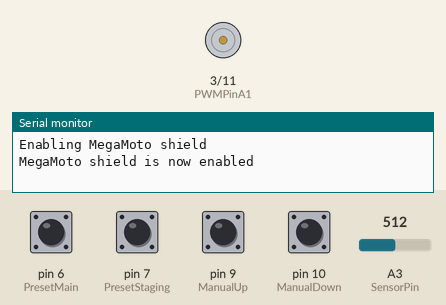
Bench run of a sketch on a simulated Arduino Uno, built with avr-gcc and run on an emulated ATmega328P. Shown: motor-driver pin pairs drawn as motors (green arrow = first pin HIGH = forward, orange = second pin HIGH = backward, longer = more drive, scaled by the enable pin), the last lines printed to the serial monitor. The test bench sets the inputs (shaded band); at power-on: pin 6 (PresetMain), pin 7 (PresetStaging), pin 9 (ManualUp), pin 10 (ManualDown) HIGH, A3 (SensorPin) = 512.

Above: at 1.2 s.
1.3 s: pin 6 (PresetMain) pulled LOW for 0.15 s
At 1.6 s:
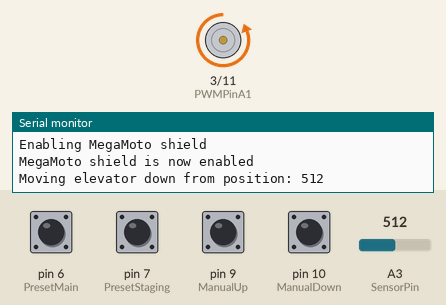
2.9 s: pin 9 (ManualUp) pulled LOW for 0.15 s
At 2.97 s:
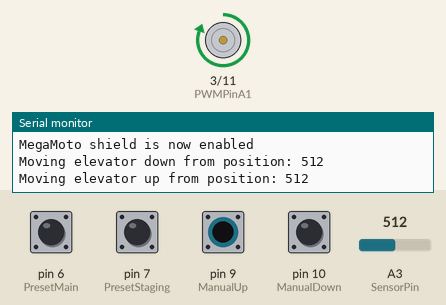
4.5 s: pin 6 (PresetMain) pulled LOW for 1 s
At 5.3 s:
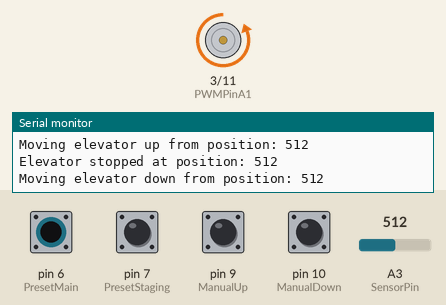
7.0 s: pin 9 (ManualUp) pulled LOW for 1 s
At 9.1 s:
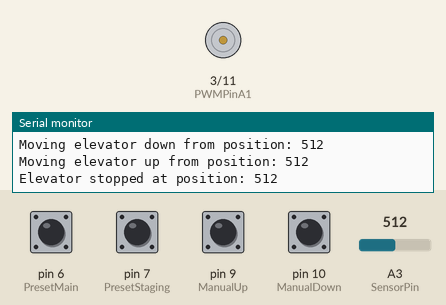
Timing chart, 0 to 10.5 s (numbered marks = the images above; inputs shaded):
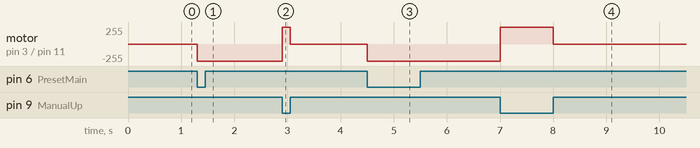

The sketch:

Elevator.v0.4.ino
```cpp
// Version 0.4
// Version history
// 0.0 - Enables the MegaMoto board and sets the motor pins to inactive to avoid immediate movement of actuator
// 0.1 - Enables the manual up/down control button
// 0.2 - Adds the ElevatorUp, ElevatorDown, and ElevatorStop functions
// 0.3 - Add reading input from actuator
// 0.4 - Add support for preset buttons

// Add button library
#include <Button.h>

// Use the jumpers on the board to select which pins will be used
int EnablePin = 8; // use pin 8 to enable board
int PWMPinA1 = 3;  // motor pin A for actuator
int PWMPinB1 = 11; // motor pin B for actuator

// Declare our buttons and specify the correponding pins
Button ManualUp(9);      // use pin 9 to move elevator up manually
Button ManualDown(10);   // use pin 10 to move elevator down manually
Button PresetMain(6);    // use pin 6 to move elevator to main level
Button PresetStaging(7); // use pin 7 to move elevator to staging level

// Specify our input pin for actuator position
int SensorPin = A3;

// Set other globally used variables
int delaytime = 5*1000; // 5 seconds times 1,000 to convert to milliseconds
int MainLevel = 500;    // will store/read these values from EEPROM for production
int StagingLevel = 300; // will store/read these values from EEPROM for production
int CurrentPos = 0;   // use to read the current position of actuator
int TargetPos = 0;    // use to set the target position of actuator
int Accuracy = 10;    // use to make sure we stop the actuator within the ballpark of target
bool AutoPilot = false; // if true, we are on autopilot

void setup() {
  // put your setup code here, to run once:

  // initialize our buttons
  ManualUp.begin();
  ManualDown.begin();
  PresetMain.begin();
  PresetStaging.begin();

  // initialize serial port
  Serial.begin(9600);

  // initialize MegaMoto board
  pinMode(EnablePin, OUTPUT); //Enable the board
  pinMode(PWMPinA1, OUTPUT);
  pinMode(PWMPinB1, OUTPUT);  //Set motor outputs

  // set our sensor pin to read
  pinMode(SensorPin, INPUT);

  // make sure we don't move the actuator upon start
  analogWrite(PWMPinA1, 0);
  analogWrite(PWMPinB1, 0);

  // enable the megamoto shield
  Serial.println("Enabling MegaMoto shield");
  // delay(delaytime);
  digitalWrite(EnablePin, HIGH);
  Serial.println("MegaMoto shield is now enabled");

}

void loop() {

  CurrentPos = ReadPos();

  if ((AutoPilot) && (ReachedTarget(CurrentPos))) {
      ElevatorStop();
      AutoPilot = false;
  }
  if (PresetMain.pressed()) {
    AutoPilot = true;
    TargetPos=MainLevel;
    GoToTarget();
  }
  if (PresetStaging.pressed()) {
    AutoPilot = true;
    TargetPos=StagingLevel;
    GoToTarget();
  }
  if (ManualUp.pressed()) {
    AutoPilot = false;
    ElevatorUp();
  }
  if (ManualDown.pressed()) {
    AutoPilot = false;
    ElevatorDown();
  }
  if (ManualUp.released() || ManualDown.released()) {
    ElevatorStop();
  }
}

void ElevatorUp() {
  // Activate pin A and deactivate pin B
  analogWrite(PWMPinA1, 255);
  analogWrite(PWMPinB1, 0); // speed 0-255

  // Print starting point
  Serial.print("Moving elevator up from position: ");
  Serial.println(ReadPos());
}

void ElevatorDown() {
  // Activate pin B and deactivate pin A
  analogWrite(PWMPinA1, 0);
  analogWrite(PWMPinB1, 255); // speed 0-255

  // Print starting point
  Serial.print("Moving elevator down from position: ");
  Serial.println(ReadPos());
}

void ElevatorStop() {
  // Deactivate both pins
  analogWrite(PWMPinA1, 0);
  analogWrite(PWMPinB1, 0); // speed 0-255

  // Print stopping point
  Serial.print("Elevator stopped at position: ");
  Serial.println(ReadPos());
}

int ReadPos() {
  return analogRead(SensorPin);
}

void GoToTarget() {

  if (ReachedTarget(CurrentPos)) {
    Serial.println("Elevator already at target.");
  }
  else if (TargetPos < CurrentPos) {
     ElevatorDown();
  }
  else if (TargetPos > CurrentPos) {
    ElevatorUp();
  }
}

bool ReachedTarget(int CheckPos) {
  int LimitLow = CheckPos - Accuracy;
  int LimitHigh = CheckPos + Accuracy;

  if ((TargetPos < LimitHigh) && (TargetPos > LimitLow)) {
    Serial.println("Elevator reached target.");
    return true;
  }
  else {
    return false;
  }
}
```

Measured:
- after the input at 1.3 s, motor on pin 3 (PWMPinA1) / pin 11 (PWMPinB1): stopped → backward 255/255 at once
- after the input at 2.9 s, motor on pin 3 (PWMPinA1) / pin 11 (PWMPinB1): backward 255/255 → forward 255/255 at once, → stopped 0.15 s later
- after the input at 4.5 s, motor on pin 3 (PWMPinA1) / pin 11 (PWMPinB1): stopped → backward 255/255 at once
- after the input at 7.0 s, motor on pin 3 (PWMPinA1) / pin 11 (PWMPinB1): backward 255/255 → forward 255/255 at once, → stopped 1.0 s later
